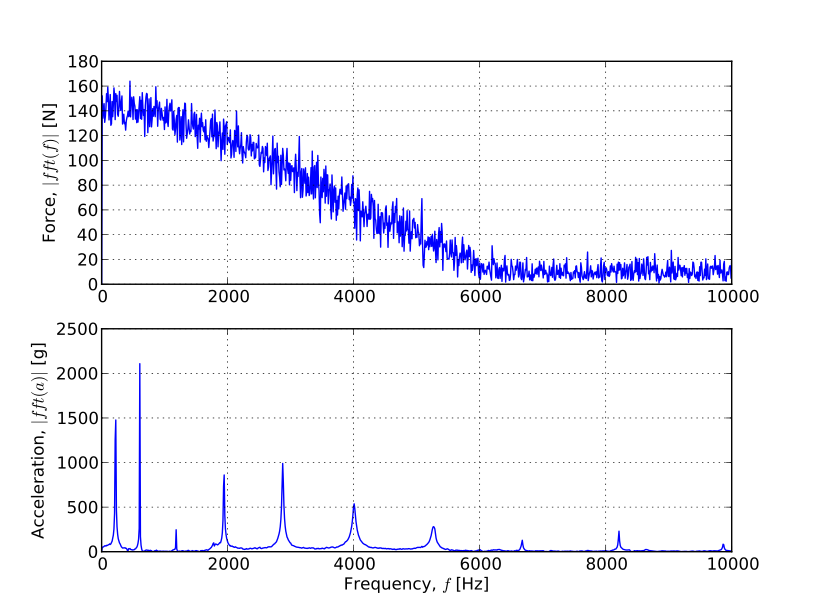

Here is the Python script that generated this plot:
import matplotlib.pyplot as plt
import numpy as np
from scipy import fftpack

def read_file(path, skip = 1, ncol = 3):
  """
  Reads the data from the
  """
  lines = open(path, "r").readlines()
  header = lines[skip]
  data = lines[skip:]
  out = [[] for i in xrange(ncol)]
  for line in data:
    words = line.split()
    for i in xrange(ncol):
      out[i].append(float(words[i]))
  out = np.array(out)
  return out

def spectre(x, y):
  """
  Computes the FFT spectre of a signal
  """
  n = len(x)
  dx = x[1] - x[0] 
  fe = 1./ dx # sampling rate
  Y = fftpack.fft(y)[0:n/2]
  X = np.linspace(0., fe/2., n/2)
  return X, Y
 
data = read_file("../Samples/poutre_Al_flexion.txt")
time, force, accel = data[0], data[1], data[2]
force -= force.mean() # Removing mean value
accel -= accel.mean() # Removing mean value
Freq, Force = spectre(time, force)
Freq, Accel = spectre(time, accel)

fig = plt.figure(0)  
plt.clf()
ax = fig.add_subplot(2,1,1)
plt.plot(Freq, abs(Force))
plt.grid()
plt.ylabel("Force, $|fft(f)|$ [N]")
ax = fig.add_subplot(2,1,2)
plt.plot(Freq, abs(Accel))
plt.grid()
plt.ylabel("Acceleration, $|fft(a)|$ [g]")
plt.xlabel("Frequency, $f$ [Hz]")
plt.show()
